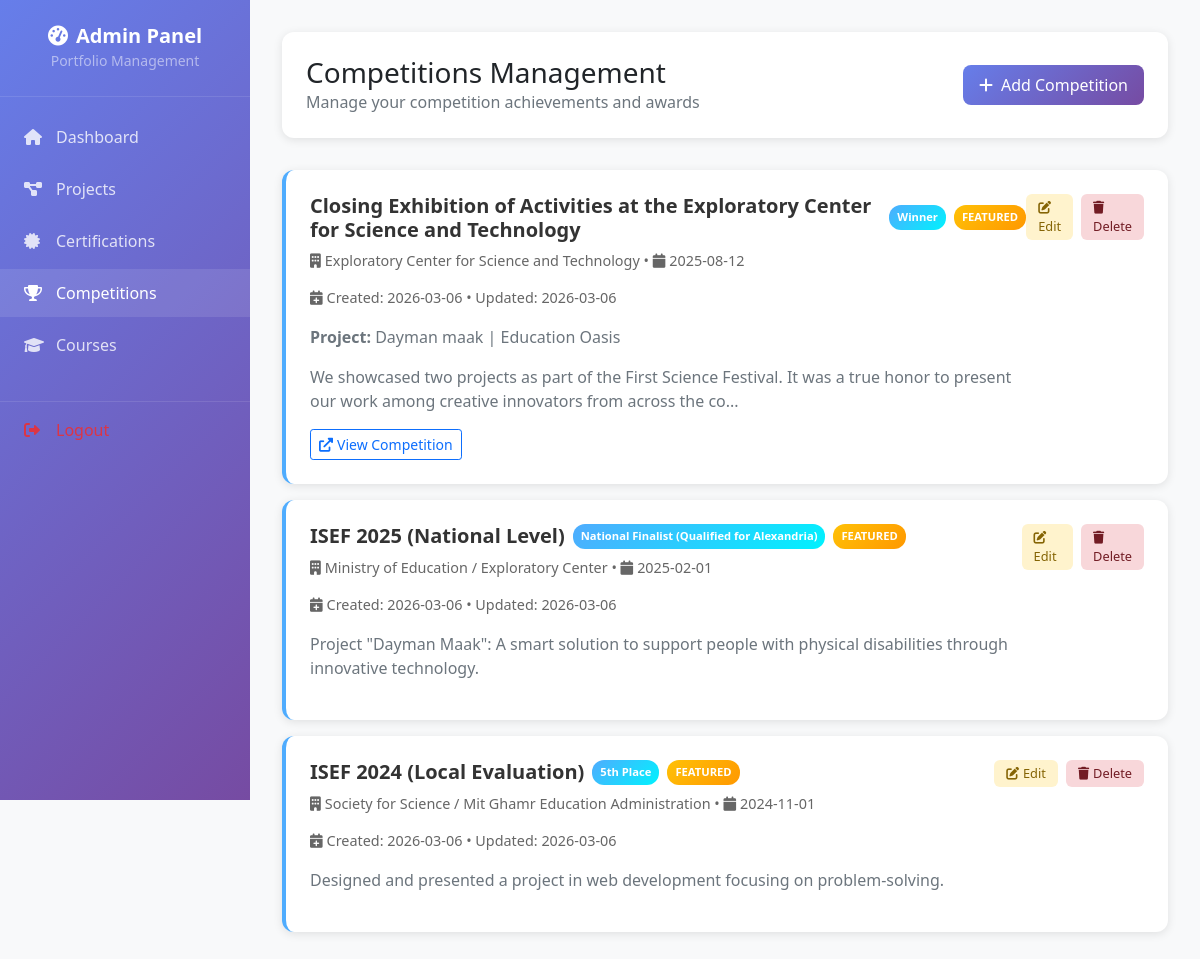
The app's page /admin/competitions (signed in) with its own data.
### app/models.py (models this page shows, shortened)
class Competition(db.Model):
    __tablename__ = 'competitions'
    id = db.Column(db.Integer, primary_key=True)
    title = db.Column(db.String(200), nullable=False)
    organization = db.Column(db.String(200), nullable=False)
    date = db.Column(db.Date, nullable=False)
    position = db.Column(db.String(100), nullable=True)  # e.g., "First Place", "Finalist"
    project_name = db.Column(db.String(200), nullable=True)
    project_description = db.Column(db.Text, nullable=True)
    image_url = db.Column(db.String(500), nullable=True)
    competition_url = db.Column(db.String(500), nullable=True)
    featured = db.Column(db.Boolean, default=False)
    created_at = db.Column(db.DateTime, default=datetime.utcnow)
    updated_at = db.Column(db.DateTime, default=datetime.utcnow, onupdate=datetime.utcnow)

### app/admin.py (the view)
@admin_bp.route('/competitions')
@admin_required
def competitions():
    competitions = Competition.query.order_by(Competition.created_at.desc()).all()
    return render_template('admin/competitions.html', competitions=competitions)

### app/admin.py (called while the page is built)
def admin_required(f):
    @wraps(f)
    def decorated_function(*args, **kwargs):
        if 'admin_logged_in' not in session:
            flash('Please login to access admin dashboard', 'danger')
            return redirect(url_for('admin.login'))
        return f(*args, **kwargs)
    return decorated_function

### app/templates/admin/competitions.html (shortened to what this page needs)
<!DOCTYPE html>
<html lang="en">
<head>
    <link href="https://cdn.jsdelivr.net/npm/bootstrap@5.1.3/dist/css/bootstrap.min.css" rel="stylesheet">
    <link href="https://cdnjs.cloudflare.com/ajax/libs/font-awesome/6.0.0/css/all.min.css" rel="stylesheet">
</head>
<body>
    <div class="admin-wrapper">
        <nav class="sidebar" id="sidebar">
            <div class="sidebar-header">
                <h4><i class="fas fa-tachometer-alt me-2"></i>Admin Panel</h4>
                <small class="text-white-50">Portfolio Management</small>
            </div>
            <div class="sidebar-nav">
                <a class="nav-link" href="{{ url_for('admin.dashboard') }}">
                    <i class="fas fa-home"></i>Dashboard
                </a>
                <a class="nav-link" href="{{ url_for('admin.projects') }}">
                    <i class="fas fa-project-diagram"></i>Projects
                </a>
                <a class="nav-link" href="{{ url_for('admin.certifications') }}">
                    <i class="fas fa-certificate"></i>Certifications
                </a>
                <a class="nav-link active" href="{{ url_for('admin.competitions') }}">
                    <i class="fas fa-trophy"></i>Competitions
                </a>
                <a class="nav-link" href="{{ url_for('admin.courses') }}">
                    <i class="fas fa-graduation-cap"></i>Courses
                </a>
                <a class="nav-link text-danger" href="{{ url_for('admin.logout') }}">
                    <i class="fas fa-sign-out-alt"></i>Logout
                </a>
            </div>
        </nav>
        <main class="main-content">
            <div class="top-header">
                <div class="d-flex justify-content-between align-items-center">
                    <div>
                        <h1 class="h3 mb-0">Competitions Management</h1>
                        <p class="text-muted mb-0">Manage your competition achievements and awards</p>
                    </div>
                    <a href="{{ url_for('admin.add_competition') }}" class="btn-add">
                        <i class="fas fa-plus me-2"></i>Add Competition
                    </a>
                </div>
            </div>
            <div class="competitions-container">
                {% if competitions %}
                    {% for competition in competitions %}
                    <div class="competition-card">
                        <div class="d-flex justify-content-between align-items-start">
                            <div class="flex-grow-1">
                                <div class="d-flex align-items-center mb-2">
                                    <h5 class="competition-title mb-0">{{ competition.title }}</h5>
                                    {% if competition.position %}
                                    <span class="position-badge ms-2">{{ competition.position }}</span>
                                    {% endif %}
                                    {% if competition.featured %}
                                    <span class="featured-badge ms-2">FEATURED</span>
                                    {% endif %}
                                </div>
                                <p class="competition-meta">
                                    <i class="fas fa-building me-1"></i>{{ competition.organization }}
                                    {% if competition.date %}
                                    • <i class="fas fa-calendar me-1"></i>{{ competition.date.strftime('%Y-%m-%d') }}
                                    {% endif %}
                                </p>
                                <p class="competition-meta">
                                    <i class="fas fa-calendar-plus me-1"></i>Created: {{ competition.created_at.strftime('%Y-%m-%d') }}
                                    {% if competition.updated_at != competition.created_at %}
                                    • Updated: {{ competition.updated_at.strftime('%Y-%m-%d') }}
                                    {% endif %}
                                </p>
                                {% if competition.project_name %}
                                <p class="text-muted"><strong>Project:</strong> {{ competition.project_name }}</p>
                                {% endif %}
                                {% if competition.project_description %}
                                <p class="text-muted">{{ competition.project_description[:150] }}{% if competition.project_description|length > 150 %}...{% endif %}</p>
                                {% endif %}
                                <div class="competition-links">
                                    {% if competition.competition_url %}
                                    <a href="{{ competition.competition_url }}" target="_blank" class="btn btn-sm btn-outline-primary me-2">
                                        <i class="fas fa-external-link-alt me-1"></i>View Competition
                                    </a>
                                    {% endif %}
                                </div>
                            </div>
                            <div class="competition-actions">
                                <a href="{{ url_for('admin.edit_competition', id=competition.id) }}" class="btn-action btn-edit">
                                    <i class="fas fa-edit me-1"></i>Edit
                                </a>
                                <a href="{{ url_for('admin.delete_competition', id=competition.id) }}" class="btn-action btn-delete"
                                   onclick="return confirm('Are you sure you want to delete this competition?')">
                                    <i class="fas fa-trash me-1"></i>Delete
                                </a>
                            </div>
                        </div>
                    </div>
                    {% endfor %}
                {% endif %}
            </div>
        </main>
    </div>
</body>
</html>

### app/templates/admin/competitions.html (style rules this page uses)
body { background-color: #f8f9fa; margin: 0; padding: 0; }
.admin-wrapper { display: flex; min-height: 100vh; }
.sidebar { width: 250px; background: linear-gradient(135deg, #667eea 0%, #764ba2 100%); color: white; position: fixed; height: 100vh; overflow-y: auto; z-index: 1000; transition: transform 0.3s ease; }
.sidebar-header { padding: 1.5rem; text-align: center; border-bottom: 1px solid rgba(255, 255, 255, 0.1); }
.sidebar-header h4 { margin: 0; font-size: 1.25rem; font-weight: 600; }
.sidebar-nav { padding: 1rem 0; }
.sidebar .nav-link { color: rgba(255, 255, 255, 0.8); padding: 0.75rem 1.5rem; border-radius: 0; margin-bottom: 0.25rem; transition: all 0.3s ease; display: flex; align-items: center; text-decoration: none; }
.sidebar .nav-link:hover, .sidebar .nav-link.active { background: rgba(255, 255, 255, 0.1); color: white; }
.sidebar .nav-link i { width: 20px; margin-right: 0.75rem; }
.sidebar .nav-link.text-danger { margin-top: 2rem; border-top: 1px solid rgba(255, 255, 255, 0.1); padding-top: 1rem; }
.main-content { flex: 1; margin-left: 250px; padding: 2rem; min-height: 100vh; }
.top-header { background: white; border-radius: 12px; padding: 1.5rem; margin-bottom: 2rem; box-shadow: 0 2px 10px rgba(0, 0, 0, 0.1); }
.btn-add { background: linear-gradient(135deg, #667eea 0%, #764ba2 100%); border: none; border-radius: 8px; padding: 0.5rem 1rem; color: white; text-decoration: none; display: inline-block; transition: transform 0.2s ease; }
.competition-card { background: white; border-radius: 12px; padding: 1.5rem; margin-bottom: 1rem; box-shadow: 0 2px 10px rgba(0, 0, 0, 0.1); transition: transform 0.3s ease; border-left: 4px solid #4facfe; }
.competition-title { color: #333; font-weight: 600; margin-bottom: 0.5rem; }
.competition-meta { color: #666; font-size: 0.9rem; margin-bottom: 1rem; }
.competition-actions { display: flex; gap: 0.5rem; }
.btn-action { padding: 0.25rem 0.75rem; border-radius: 6px; font-size: 0.8rem; text-decoration: none; transition: all 0.2s ease; }
.btn-edit { background: #fff3cd; color: #856404; }
.btn-delete { background: #f8d7da; color: #721c24; }
.featured-badge { background: linear-gradient(135deg, #ffc107 0%, #ff9800 100%); color: white; padding: 0.25rem 0.5rem; border-radius: 12px; font-size: 0.7rem; font-weight: 600; }
.position-badge { background: linear-gradient(135deg, #4facfe 0%, #00f2fe 100%); color: white; padding: 0.25rem 0.5rem; border-radius: 12px; font-size: 0.7rem; font-weight: 600; margin-left: 0.5rem; }

### records on screen
Competition: title "Closing Exhibition of Activities at the Exploratory Center for Science and Technology", position "Winner", featured "FEATURED", organization "Exploratory Center for Science and Technology", date "2025-08-12", created_at "2026-03-06", updated_at "2026-03-06", project_name "Dayman maak | Education Oasis", project_description "We showcased two projects as part of the First Science Festival. It was a true honor to present our work among creative innovators from across the co"
Competition: title "ISEF 2025 (National Level)", position "National Finalist (Qualified for Alexandria)", featured "FEATURED", organization "Ministry of Education / Exploratory Center", date "2025-02-01", created_at "2026-03-06", updated_at "2026-03-06", project_description "Project \"Dayman Maak\": A smart solution to support people with physical disabilities through innovative technology."
Competition: title "ISEF 2024 (Local Evaluation)", position "5th Place", featured "FEATURED", organization "Society for Science / Mit Ghamr Education Administration", date "2024-11-01", created_at "2026-03-06", updated_at "2026-03-06", project_description "Designed and presented a project in web development focusing on problem-solving."
